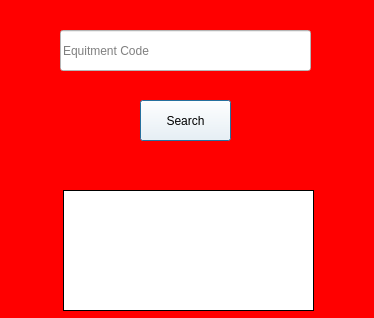
<?xml version="1.0" encoding="UTF-8"?>
<ui version="4.0">
 <class>SearchEquitmentForm</class>
 <widget class="QWidget" name="SearchEquitmentForm">
  <property name="geometry">
   <rect>
    <x>0</x>
    <y>0</y>
    <width>374</width>
    <height>318</height>
   </rect>
  </property>
  <property name="windowTitle">
   <string>Search Equitment</string>
  </property>
  <property name="styleSheet">
   <string notr="true">background-color: rgb(255, 0, 0);</string>
  </property>
  <widget class="QLineEdit" name="lineEdit">
   <property name="geometry">
    <rect>
     <x>60</x>
     <y>30</y>
     <width>251</width>
     <height>41</height>
    </rect>
   </property>
   <property name="styleSheet">
    <string notr="true">background-color: rgb(255, 255, 255);
font: 10pt &quot;MS Shell Dlg 2&quot;;</string>
   </property>
   <property name="placeholderText">
    <string>Equitment Code</string>
   </property>
  </widget>
  <widget class="QPushButton" name="pushButton">
   <property name="geometry">
    <rect>
     <x>140</x>
     <y>100</y>
     <width>91</width>
     <height>41</height>
    </rect>
   </property>
   <property name="styleSheet">
    <string notr="true">background-color: rgb(255, 255, 255);</string>
   </property>
   <property name="text">
    <string>Search</string>
   </property>
   <property name="default">
    <bool>true</bool>
   </property>
  </widget>
  <widget class="QPlainTextEdit" name="plainTextEdit">
   <property name="geometry">
    <rect>
     <x>63</x>
     <y>190</y>
     <width>251</width>
     <height>121</height>
    </rect>
   </property>
   <property name="minimumSize">
    <size>
     <width>251</width>
     <height>121</height>
    </size>
   </property>
   <property name="maximumSize">
    <size>
     <width>251</width>
     <height>121</height>
    </size>
   </property>
   <property name="styleSheet">
    <string notr="true">background-color: rgb(255, 255, 255);</string>
   </property>
   <property name="frameShape">
    <enum>QFrame::Box</enum>
   </property>
   <property name="frameShadow">
    <enum>QFrame::Plain</enum>
   </property>
   <property name="lineWidth">
    <number>1</number>
   </property>
  </widget>
 </widget>
 <resources/>
 <connections/>
</ui>
